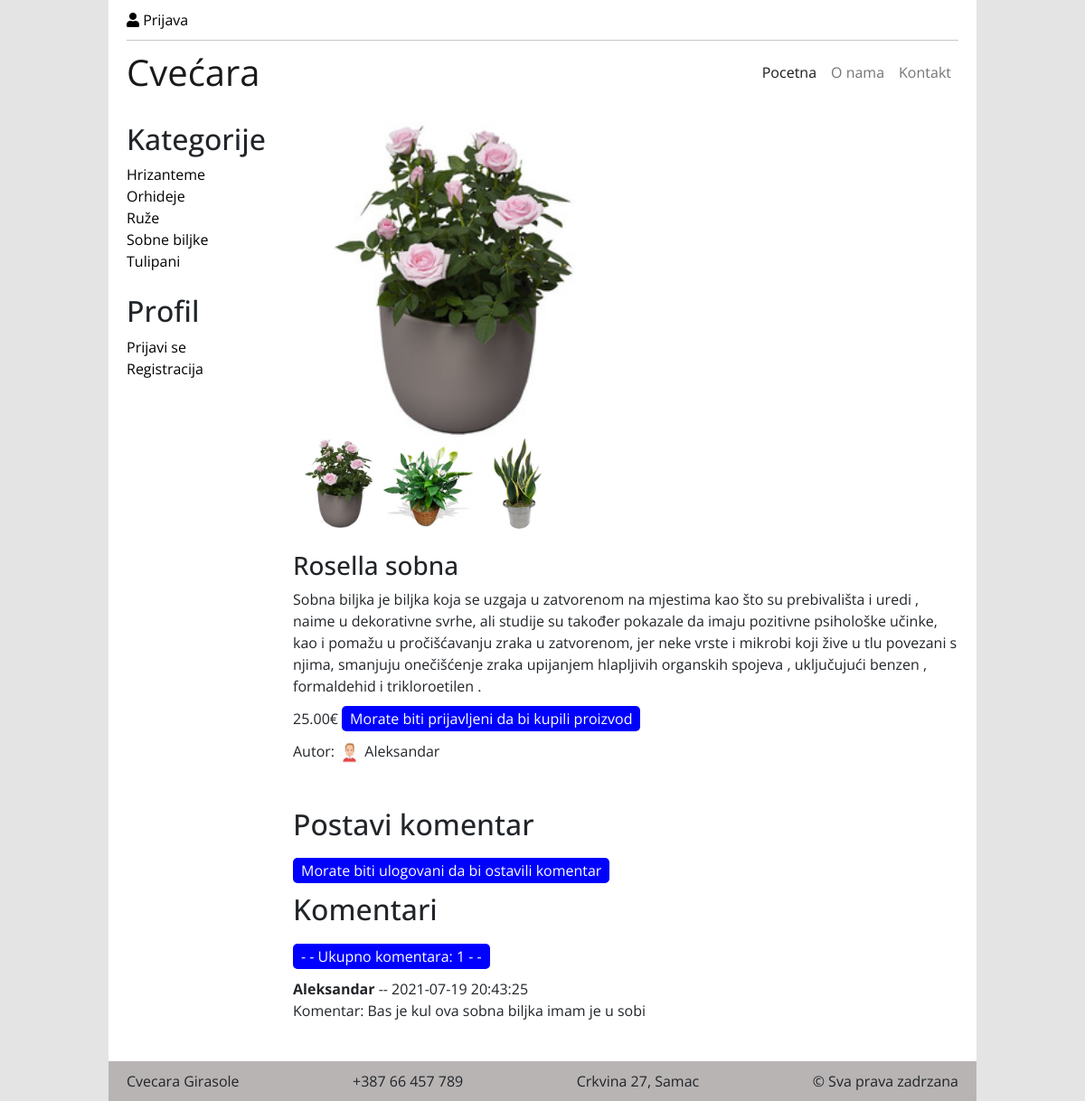
The page /single.php?id=29 on the database its author committed.
### tables this page shows
CREATE TABLE `kategorije` (
  `id` int(10) UNSIGNED NOT NULL,
  `nazivKategorije` varchar(50) NOT NULL
);

CREATE TABLE `slikeproizvoda` (
  `id` int(10) UNSIGNED NOT NULL,
  `proizvodID` int(10) NOT NULL,
  `imeSlike` varchar(100) NOT NULL,
  `vremeDodavanja` timestamp NOT NULL DEFAULT current_timestamp()
);

CREATE TABLE `komentari` (
  `id` int(5) UNSIGNED NOT NULL,
  `proizvodID` int(10) NOT NULL,
  `ime` varchar(50) NOT NULL,
  `komentar` text NOT NULL,
  `vremeDodavanja` timestamp NOT NULL DEFAULT current_timestamp(),
  `odobren` int(1) NOT NULL DEFAULT 0
);

### klase/classBaza.php (called while the page is built, shortened)
<?php
class Database{
    protected $location;
    protected $username;
    protected $password;
    protected $DBname;
    protected $db;
    public function __construct($a,$b,$c,$d){
        $this->location=$a;
        $this->username=$b;
        $this->password=$c;
        $this->DBname=$d;
    }
    public function query($upit){
        return mysqli_query($this->db, $upit);
    }
    public function connect(){
        $this->db=@mysqli_connect($this->location, $this->username,$this->password,$this->DBname);
        if (!$this->db) {
            return false;
        }
        else {
            return $this->db;
        }
    }
    public function fobject($a){
        return mysqli_fetch_object($a);
    }
}
?>

### klase/classLogin.php (called while the page is built, shortened)
<?php
class Login{
    public static function loginCheck(){
        if(isset($_SESSION['id'])) return true;
        else return false;
    }
}
?>

### single.php (the view, shortened to what this page needs)
<?php
include("partials/header.php"); ?>
<main>
<?php include("partials/sidebar.php") ?>
    <section class="center">
    <?php
        $id=$_GET['id'];
        if(isset($_GET['id']) and filter_var($_GET['id'], FILTER_VALIDATE_INT)) $upit="SELECT * FROM proizvodiview WHERE id=".$_GET["id"];
        else { echo Info::error("Neodgovarajuci ID proizvoda"); exit(); }
        $rez=$db->query($upit);
        while($red=$db->fobject($rez)) {
            if(file_exists("images/".$red->id.".jpg")) $slika="images/".$red->id.".jpg";
            else $slika="images/default.png";
            echo "<img src='{$slika}' height='350px'>";
            echo "<div>";
            $upit="SELECT * FROM slikeproizvoda WHERE proizvodID=".$red->id;
            $rez2=$db->query($upit);
            while($red2=$db->fobject($rez2)) {
                echo "<div style='display:inline-block'><img src='images/{$red2->imeSlike}' height='100px'></div>";
            }
            echo "</div>";
            echo "<br><h3>$red->naslov </h3> $red->tekst <br>";
            echo "{$red->cena}&euro; ";
            if(Login::loginCheck()) echo "<button type='button' class='mt-2 mb-2' onclick='kupi({$red->id})'>Kupi </button>";
            else echo Info::information("Morate biti prijavljeni da bi kupili proizvod");
            echo "<br>";
            if(file_exists("images/avatars/".$red->autorID.".jpg")) $slika="images/avatars/".$red->autorID.".jpg";
            else $slika="images/avatars/default.jpg";
            echo "Autor: <img src='{$slika}' height='25px'> {$red->ime} ";
            echo "<br>";
    };
    ?>
    <br><br>
    <h2>Postavi komentar</h2>
    <?php if(Login::loginCheck()): ?>
    <input type="checkbox" class="checked" id="toggle" onclick="prikaziFormu()"> <h4 style='display:inline-block'>Cekirajte ako zelite postaviti komentar</h4> <br>
    <form action="single.php?id=<?php echo $id; ?>" method="post" id="forma" onsubmit="return proveriFormu()" style="display:none">
    <textarea class="p-1" name="komentar" id="komentar" cols="30" rows="10" placeholder="Unesite komentar"></textarea><br>
    <button>Postavi komentar</button><br>
    <?php echo Info::information("<span id='informacija'></span>"); ?> <br>
    </form>
    <?php else: echo Info::information("Morate biti ulogovani da bi ostavili komentar"); endif; ?>
    <?php
    echo "<h2>Komentari</h2>";
    ?>
    <?php
    $upit="SELECT * FROM komentari WHERE proizvodID={$id} AND odobren=1 ORDER BY vremeDodavanja DESC";
    $rez=$db->query($upit);
    if(mysqli_num_rows($rez)==0) echo Info::information("Nema komentara");
    else echo Info::information("Ukupno komentara: ".mysqli_num_rows($rez));
    while($red=$db->fobject($rez)) {
        echo "<div>";
        echo "<p><b>".$red->ime."</b> -- ".$red->vremeDodavanja."</p>";
        echo "<p>Komentar: ".$red->komentar."</p><br>";
        echo "</div>";
    }
    ?>
    </section>
</main>
<?php include("partials/footer.php"); ?>

### partials/sidebar.php
<section class="sidebar">
        <h2>Kategorije</h2>
        <?php $upit="SELECT * FROM kategorije";
        $rez=$db->query($upit);
        while($red=mysqli_fetch_object($rez)) {
            echo "<a href='index.php?kategorija=$red->id'>$red->nazivKategorije</a>";
            echo "<br>";
        };
        ?> <br>
        <?php if(Login::loginCheck()) {
            if($_SESSION['status']=="Admin") {
                echo "<h2>Opcije </h2>";
                echo "<a href='adduser.php'>Dodaj korisnika</a><br>";
                echo "<a href='deleteuser.php'>Obrisi korisnika</a><br>";
                echo "<hr style='display:block;height:2px;width:80%; border-top:2px solid #000'>";
                echo "<a href='addproduct.php'>Dodaj proizvod</a><br>";
                echo "<a href='deleteproduct.php'>Obrisi proizvod</a><br>";
                echo "<hr style='display:block;height:2px;width:80%; border-top:2px solid #000'>";
                echo "<a href='kontakt-odgovori.php'>Pitanja korisnika</a><br>";
                echo "<a href='odobravanje-komentara.php'>Komentari</a><br>";
                echo "<hr style='display:block;height:2px;width:80%; border-top:2px solid #000'>";
                echo "<a href='statistics.php'>Statistika</a><br>";
            }
            if($_SESSION['status']=="urednik") {
                echo "<h2>Opcije </h2>";
                echo "<a href='addproduct.php'>Dodaj proizvod</a><br>";
                echo "<a href='deleteproduct.php'>Obrisi proizvod</a><br>";
            }
            echo "<br>";
            echo "<h2>Profil</h2>";
            echo "<script src='js/korpabroj.js'></script>";
            echo "<a href='korpa.php'>Korpa</a><br>";
            echo "<a href='podrska.php'>Podrska</a><br>";
            echo "<a href='logout.php'>Odjava</a><br><br>";
        } else echo "<h2>Profil</h2><a href='login.php'>Prijavi se</a><br> <a href='register.php'>Registracija</a>"
        ?>
    </section>

### style.css (style rules this page uses)
:root { --fontFamily: 'Open Sans', sans-serif; --transition: .2s ease; }
* { margin: 0; padding: 0; box-sizing: border-box; }
body { background-color: #E4E4E4; font-family: var(--fontFamily); }
a { text-decoration: none; color: #000000; }
main { display: flex; justify-content: space-between; padding-top: 20px; }
.sidebar { flex: 0 0 14%; }
.center { flex: 0 0 80%; }
p { margin-bottom: 0; }

### rows shown on the page
kategorije: nazivKategorije "Hrizanteme"
kategorije: nazivKategorije "Orhideje"
kategorije: nazivKategorije "Ruže"
kategorije: nazivKategorije "Sobne biljke"
kategorije: nazivKategorije "Tulipani"
slikeproizvoda: imeSlike (picture)
slikeproizvoda: imeSlike (picture)
slikeproizvoda: imeSlike (picture)
komentari: ime "Aleksandar", vremeDodavanja "2021-07-19 20:43:25", komentar "Bas je kul ova sobna biljka imam je u sobi"

### other values the page prints
$red->naslov "Rosella sobna"
$red->cena "25.00"
$red->ime "Aleksandar"
$str "Morate biti ulogovani da bi ostavili komentar"
$str "- - Ukupno komentara: 1 - -"
